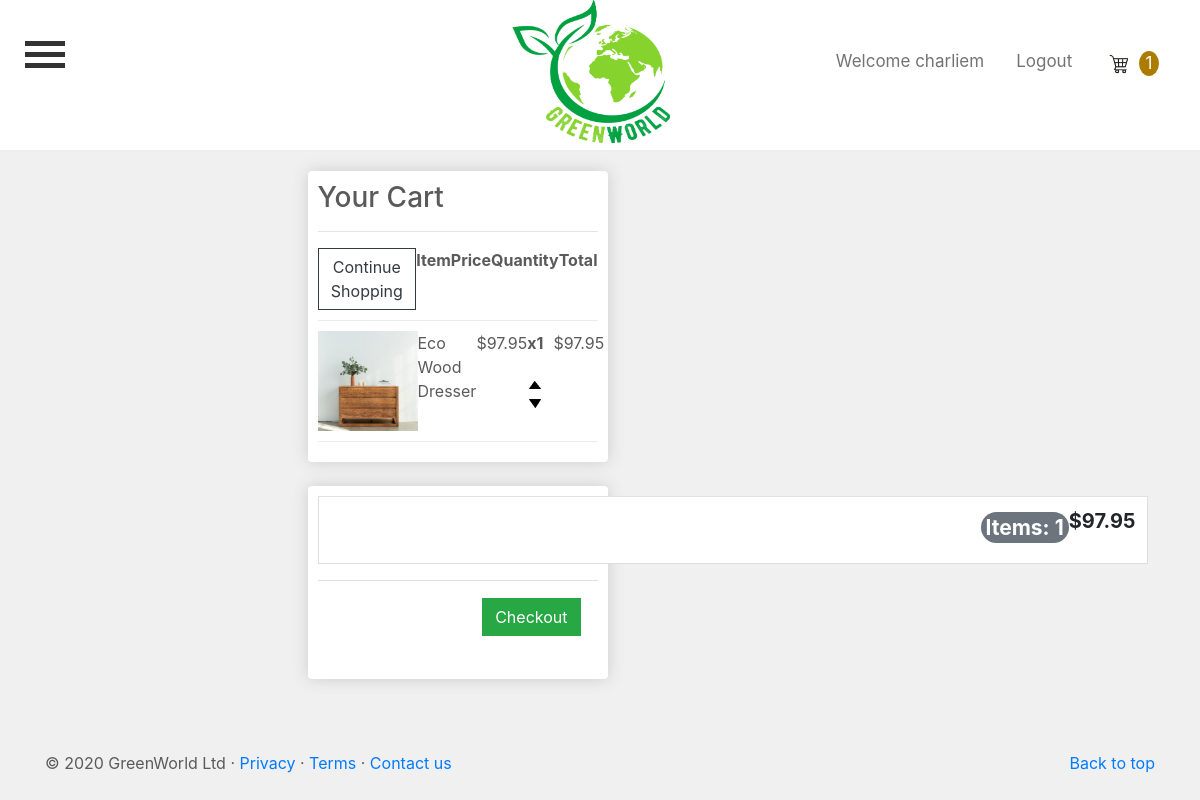
The app's page /cart/ (signed in) with its own data.
### IT6041App/models.py (models this page shows, shortened)
class OrderItem(models.Model):
    product = models.ForeignKey(Products, on_delete=models.SET_NULL, null=True)
    order = models.ForeignKey(Order, on_delete=models.SET_NULL, null=True)
    quantity = models.IntegerField(default=0, null=True, blank=True)
    date_added = models.DateTimeField(auto_now_add=True)
    @property
    def get_total(self):
        total = float(self.product.price) * float(self.quantity)
        return total

class Products(models.Model):
    product_name = models.CharField(max_length=200)
    category = models.CharField(max_length=200, default='')
    description = models.CharField(max_length=200)
    price = models.DecimalField(max_digits=6, decimal_places=2)
    image = models.ImageField(null=True, blank=True)
    sku = models.CharField(max_length=20)
    stock_level = models.IntegerField()
    no_of_sales = models.IntegerField(default='0', null=True, blank=True)
    popular = models.BooleanField(default=False, null=True, blank=True)
    digital = models.BooleanField(default=False, null=True, blank=True)
    carousel_listing = models.BooleanField(default=False, null=True, blank=True)
    class Meta:
        verbose_name_plural = 'Products'
        ordering = ('product_name',)
    @property
    def imageURL(self):
        try:
            url = self.image.url
        except:
            url = ''
        return url

class Order(models.Model):
    customer = models.ForeignKey(Customer, on_delete=models.SET_NULL, null=True, blank=True)
    date_ordered = models.DateTimeField(auto_now_add=True)
    complete = models.BooleanField(default=False)
    transaction_id = models.CharField(max_length=100, null=True)
    coupon = models.ForeignKey('Coupon', on_delete=models.SET_NULL, blank=True, null=True)
    @property
    def get_cart_total(self):
        orderitems = self.orderitem_set.all()
        total = sum([item.get_total for item in orderitems])
        return total
    @property
    def get_cart_items(self):
        orderitems = self.orderitem_set.all()
        total = sum([item.quantity for item in orderitems])
        return total

### IT6041App/views.py (the view)
# urls.py: path('cart/', views.cart, name='cart'),
def cart(request, user=None):
    data = cartData(request)
    cartItems = data['cartItems']
    order = data['order']
    items = data['items']
    context = {'items': items,
               'order': order,
               'cartItems': cartItems,
               }
    return render(request, 'IT6041App/cart.html', context)

### IT6041App/utils.py (called while the page is built)
def cartData(request):
    if request.user.is_authenticated:
        customer = request.user.customer
        order, created = Order.objects.get_or_create(customer=customer, complete=False)
        items = order.orderitem_set.all()
        cartItems = order.get_cart_items
    else:
        cookieData = cookieCart(request)
        cartItems = cookieData['cartItems']
        order = cookieData['order']
        items = cookieData['items']
    return {'cartItems': cartItems, 'order': order, 'items': items}

### IT6041App/templates/IT6041App/cart.html (shortened to what this page needs)
{% extends "IT6041App/base.html" %}
{% load static %}
{% block content %}
    <br><br><br>
	<div class="row justify-content-md-center">
		<div class="col-lg-6">
			<br>
            <div class="box-element">
				<h3>Your Cart</h3>
				<hr>
				<div class="cart-row">
					<a class="btn btn-outline-dark" href="{% url 'index' %}">Continue Shopping</a>
					<div style="flex:1" align="left"><strong>Item</strong></div>
					<div style="flex:1" align="center"><strong>Price</strong></div>
					<div style="flex:1" align="center"><strong>Quantity</strong></div>
					<div style="flex:1" align="center"><strong>Total</strong></div>
				</div>
				{% for item in items %}
					<div class="cart-row">
						<div style="flex:2"><img class="row-image" src="{{ item.product.imageURL }}"></div>
						<div style="flex:1" align="left"><p>{{ item.product.product_name }}</p></div>
						<div style="flex:1" align="center"><p>${{ item.product.price|floatformat:2 }}</p></div>
							<div style="flex:1" align="center">
								<p class="quantity">x{{ item.quantity }}</p>
								<div class="quantity">
									<img data-product="{{ item.product.id }}" data-action="add" class="chg-quantity
									update-cart" src="{% static  'media/arrow-up.png' %}">
									<img data-product="{{ item.product.id }}" data-action="remove" class="chg-quantity
									update-cart" src="{% static  'media/arrow-down.png' %}">
								</div>
							</div>
						<div style="flex:1" align="center"><p>${{ item.get_total|floatformat:2 }}</p></div>
					</div>
				{% endfor %}
				</div>
				<br>
				<div class="box-element">
					<table class="table">
						<tr>
							<td class="list-group-item d-flex justify-content-between">
								<h3><span class="badge badge-secondary badge-pill" style="margin-left: 650px; padding: 5px;">Items: {{ order.get_cart_items}}</span></h3>
								<h5><strong>${{ order.get_cart_total|floatformat:2 }}</strong></h5>
							</td>
						</tr>
						<table class="table">
							<tr>
								<th></th>
								<th>
									<a  style="float:right; margin:5px;" class="btn btn-success"
										href="{% url 'checkout' %}">Checkout</a>
								</th>
							</tr>
						</table>
					</table>
				</div>
			</div>
		</div>
    <br><br><br>
{% endblock content%}

### IT6041App/templates/IT6041App/base.html (shortened to what this page needs)
{% load static %}
<!doctype html>
<html lang="en">
  <head>
    <link rel="stylesheet" href="https://cdn.jsdelivr.net/npm/bootstrap@4.5.3/dist/css/bootstrap.min.css"
>
    <link rel="stylesheet" href="https://cdnjs.cloudflare.com/ajax/libs/font-awesome/4.7.0/css/font-awesome.min.css">
    <link rel="stylesheet" type="text/css" href="{% static 'IT6041App/main.css' %}">
  </head>
      <body>
        <header>
            <div class="fixed-top">
                <div class="topnav">
                  <div class="topnav-left">
                    <button class="burger-button nav-item nav-link" data-toggle="collapse" data-target="#menu-content" onclick="menuClick(this)" title="Menu">
                      <div class="bar1" ></div>
                      <div class="bar2"></div>
                      <div class="bar3"></div>
                    </button>
                  </div>
                  <div class="topnav-centered">
                      <a href="{% url 'index' %}" class="active" title="Home page">
                        <img src="/media/GreenWorldLogo.png" alt="GreenWorld Logo"  style="width: 175px; height:150px;">
                      </a>
                  </div>
                  {% if user.is_authenticated %}
                     <div class="topnav-right">
                         <a class="nav-item-username nav-link" href="#">Welcome {{ user.username }}</a>
                         <a class="nav-item-logout nav-link" href="{% url 'logout' %}">Logout</a>
                         <a class="nav-item-cart nav-link" href="{% url 'cart' %}">
                         <img id="cart-icon" src="{% static 'media/cart_white.jpg' %}">
                          <p id="cart-total">{{ cartItems }}</p>
                         </a>
                  {% endif%}
                </div>
            </div>
        </header>
      </body>
            {% block content %}{% endblock content %}
      <footer class="container">
        <p class="float-right"><a href="#">Back to top</a></p>
        <p>&copy; 2020 GreenWorld Ltd &middot; <a href="{% url 'privacy' %}">Privacy</a> &middot; <a href="{% url 'terms' %}">Terms</a>
        &middot; <a href="{% url 'contact' %}">Contact us</a></p>
      </footer>
</html>

### IT6041App/static/IT6041App/main.css (style rules this page uses)
@media screen and (max-width: 1200px) { .card, .thumbnail, .box-element { width: 300px; } }
body { padding-top: 65px; padding-bottom: 3rem; color: #5a5a5a; background-color: #f0f0f0; }
.topnav { position: relative; overflow: hidden; background-color: white; height: 150px; }
.topnav a { float: left; color: #737373; text-align: center; padding: 14px 16px; text-decoration: none; font-size: 17px; }
.topnav a.active { background-color: white; color: #737373; }
.topnav-centered a { float: none; position: absolute; top: 50%; left: 50%; transform: translate(-50%, -50%); }
.topnav-right { float: right; padding-top: 35px; }
.container { text-align: left; }
.box-element { box-shadow: hsl(0, 0%, 80%) 0 0 16px; background-color: #fff; border-radius: 4px; padding: 10px; }
.col-lg-3, .col-lg-4, .col-lg-6, .col-lg-8, .col-lg-12 { margin-top: 10px; }
.btn { border-radius: 0; }
.row-image { width: 100px; }
.cart-row { display: flex; align-items: flex-stretch; padding-bottom: 10px; margin-bottom: 10px; border-bottom: 1px solid #ececec; }
.quantity { display: inline-block; font-weight: 700; padding-right:10px; }
.chg-quantity { width: 12px; cursor: pointer; display: block; margin-top: 10px; transition:.1s; }
#cart-icon { width: 30px; height: 30px; display: inline-block; }
#cart-total { display: inline-block; text-align: center; color: #fff; background-color: #ac7c00; width: 20px; height: 25px; border-radius: 75%; font-size: 17px; margin-right: 25px; }

### IT6041App/templates/IT6041App/base.html (style rules this page uses)
.burger-button { width:35px; display: inline-block; cursor: pointer; float: left; border: none; background-color: white; -moz-user-focus: none; padding-top: 35px; padding-left: 25px; }
.bar1, .bar2, .bar3 { width: 40px; height: 5px; background-color: #333; margin: 6px 0; transition: 0.4s; }

### records on screen
OrderItem: product.imageURL (picture), product.product_name "Eco Wood Dresser", product.price "97.95", quantity "1", get_total "97.95"
Order: get_cart_items "1", get_cart_total "97.95"

### other values on screen
{{ user.username }} "charliem"
{{ cartItems }} "1"
